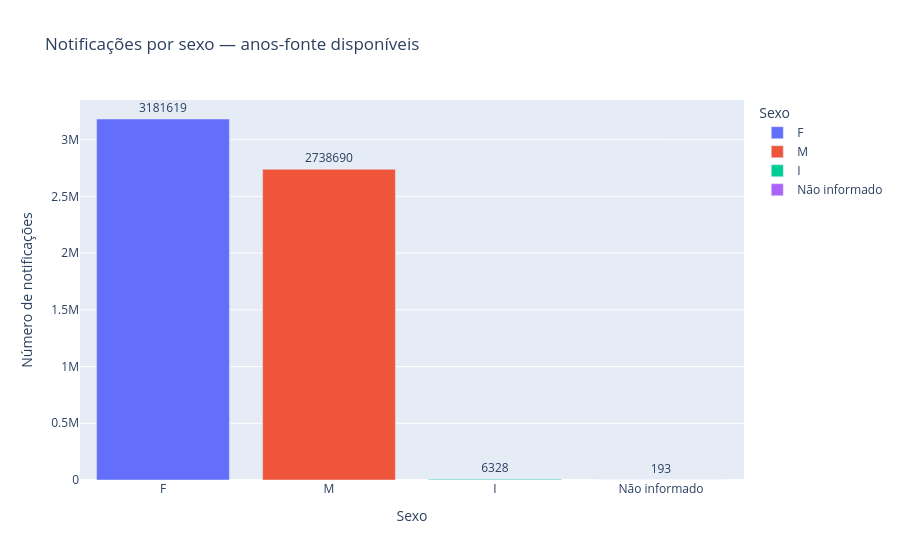

The cell this chart's notebook holds for it:
### Code cell
summary = raw.group_by("sexo").len(name="Contagem").sort("Contagem", descending=True).collect().to_pandas()
summary["sexo"] = summary["sexo"].fillna("Não informado")
fig = px.bar(summary, x="sexo", y="Contagem", text="Contagem", color="sexo",
             title="Notificações por sexo — anos-fonte disponíveis",
             labels={"Contagem": "Número de notificações", "sexo": "Sexo"})
fig.update_traces(textposition="outside")
fig.show()

### Figure 1 — Plotly figure (JSON) as saved in the notebook; plotly's stock layout.template omitted (floating-point values rounded to 4 significant figures)
{"data": [{"hovertemplate": "Sexo=%{x}<br>Número de notificações=%{text}<extra></extra>", "legendgroup": "F", "marker": {"color": "#636efa", "pattern": {"shape": ""}}, "name": "F", "orientation": "v", "showlegend": true, "text": [3182000.0], "textposition": "outside", "type": "bar", "x": ["F"], "xaxis": "x", "y": [3181619], "yaxis": "y"}, {"hovertemplate": "Sexo=%{x}<br>Número de notificações=%{text}<extra></extra>", "legendgroup": "M", "marker": {"color": "#EF553B", "pattern": {"shape": ""}}, "name": "M", "orientation": "v", "showlegend": true, "text": [2739000.0], "textposition": "outside", "type": "bar", "x": ["M"], "xaxis": "x", "y": [2738690], "yaxis": "y"}, {"hovertemplate": "Sexo=%{x}<br>Número de notificações=%{text}<extra></extra>", "legendgroup": "I", "marker": {"color": "#00cc96", "pattern": {"shape": ""}}, "name": "I", "orientation": "v", "showlegend": true, "text": [6328.0], "textposition": "outside", "type": "bar", "x": ["I"], "xaxis": "x", "y": [6328], "yaxis": "y"}, {"hovertemplate": "Sexo=%{x}<br>Número de notificações=%{text}<extra></extra>", "legendgroup": "Não informado", "marker": {"color": "#ab63fa", "pattern": {"shape": ""}}, "name": "Não informado", "orientation": "v", "showlegend": true, "text": [193.0], "textposition": "outside", "type": "bar", "x": ["Não informado"], "xaxis": "x", "y": [193], "yaxis": "y"}], "layout": {"barmode": "relative", "legend": {"title": {"text": "Sexo"}, "tracegroupgap": 0}, "title": {"text": "Notificações por sexo — anos-fonte disponíveis"}, "xaxis": {"anchor": "y", "categoryarray": ["F", "M", "I", "Não informado"], "categoryorder": "array", "domain": [0.0, 1.0], "title": {"text": "Sexo"}}, "yaxis": {"anchor": "x", "domain": [0.0, 1.0], "title": {"text": "Número de notificações"}}}}
